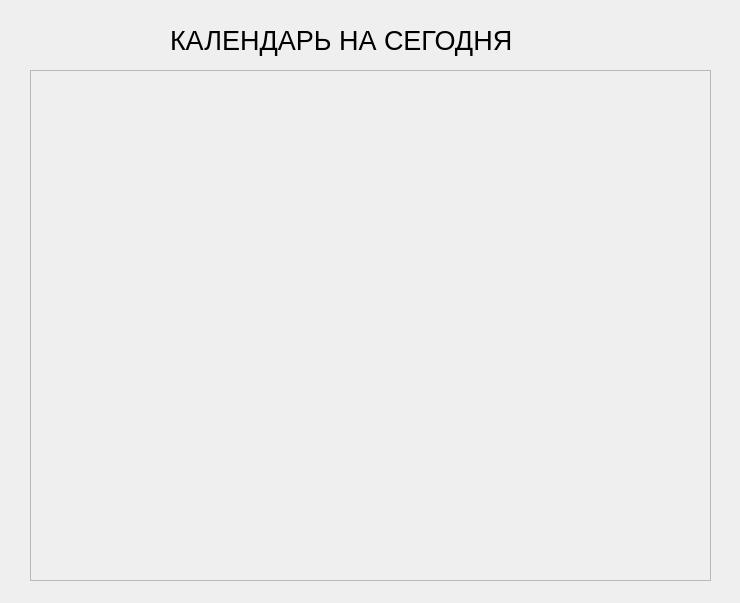
<?xml version="1.0" encoding="UTF-8"?>
<ui version="4.0">
 <class>cal_1</class>
 <widget class="QWidget" name="cal_1">
  <property name="geometry">
   <rect>
    <x>0</x>
    <y>0</y>
    <width>740</width>
    <height>603</height>
   </rect>
  </property>
  <property name="windowTitle">
   <string>Form</string>
  </property>
  <widget class="QLabel" name="label">
   <property name="geometry">
    <rect>
     <x>170</x>
     <y>20</y>
     <width>401</width>
     <height>41</height>
    </rect>
   </property>
   <property name="font">
    <font>
     <pointsize>20</pointsize>
    </font>
   </property>
   <property name="text">
    <string>КАЛЕНДАРЬ НА СЕГОДНЯ</string>
   </property>
  </widget>
  <widget class="QScrollArea" name="events_scroll">
   <property name="geometry">
    <rect>
     <x>30</x>
     <y>70</y>
     <width>681</width>
     <height>511</height>
    </rect>
   </property>
   <property name="widgetResizable">
    <bool>true</bool>
   </property>
   <widget class="QWidget" name="scrollAreaWidgetContents">
    <property name="geometry">
     <rect>
      <x>0</x>
      <y>0</y>
      <width>679</width>
      <height>509</height>
     </rect>
    </property>
   </widget>
  </widget>
 </widget>
 <resources/>
 <connections/>
</ui>
